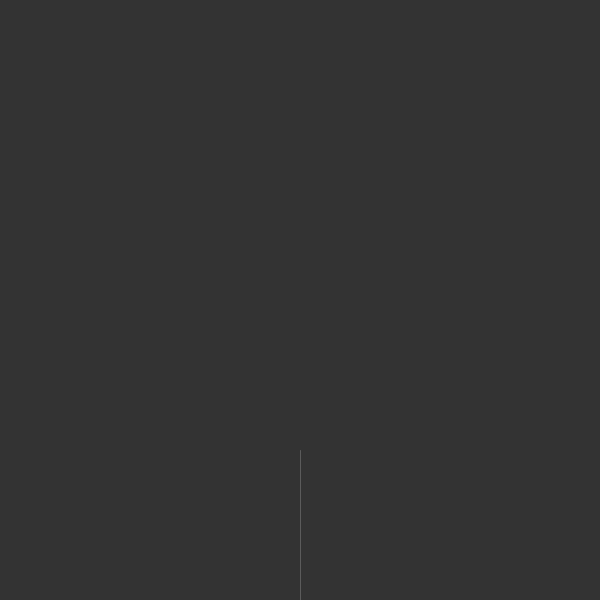
Frame 1 (no input)
Frame 60 (the mouse pressed at the canvas centre just before this capture): identical to frame 1, image omitted
Frame 120 (the mouse held since frame 60 and released just before this capture): identical to frame 1, image omitted

The Processing sketch that drew this single still picture (run headless with seeded random() and noise(); from frame 60 on, the mouse is pressed at the canvas centre):

// Processing sketch: Main
// ── Main.pde
int depth;
float len;
ArrayList<Rule> rules;
String root;
String sentence;

void setup(){
    size(600, 600);
    frameRate(30);

    depth = 0;
    len = 150;
    rules = new ArrayList<Rule>();
    root = "F";
    sentence = root;

    rules.add(new Rule("F", "FF+[+F-F-F]-[-F+F+F]"));
}

void draw(){
    translate(width/2, height);
    display();
}

void display(){
    background(51);
    stroke(255, 50);
    for(int i=0; i<sentence.length(); i++){
        if(str(sentence.charAt(i)).equals("F")){
            line(0, 0, 0, -len);
            translate(0, -len);
        } else if(str(sentence.charAt(i)).equals("+")){
            rotate(radians(25));
        } else if(str(sentence.charAt(i)).equals("-")){
            rotate(-radians(25));
        } else if(str(sentence.charAt(i)).equals("[")){
            pushMatrix();
        } else if(str(sentence.charAt(i)).equals("]")){
            popMatrix();
        }
    }
}

void keyPressed() {
    if(key == '+'){
        depth++;
        len *= 0.5;
    } else if(key == '-'){
        depth--;
        len *= 2;
    }
    sentence = root;
    for(int i=0; i<depth; i++){
        update();
    }
}

void update(){
    String new_sentence = "";
    boolean switched;
    for(int i=0; i<sentence.length(); i++){
        switched = false;
        for(Rule rule : rules){
            if(rule.input.equals(str(sentence.charAt(i)))){
                new_sentence += rule.output;
                switched = true;
                break;
            }
        }
        if(!switched){
            new_sentence += sentence.charAt(i);
        }
    }
    sentence = new_sentence;
}
// ── Rule.pde
class Rule{
    String input;
    String output;

    Rule(String _input, String _output){
        this.input = _input;
        this.output = _output;
    }
}
